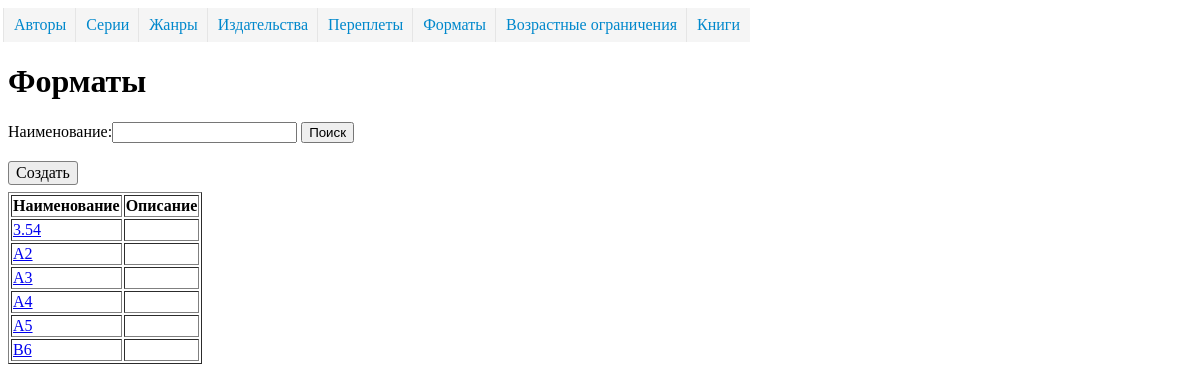
/directory/format/, run on an earlier commit of the app's database.
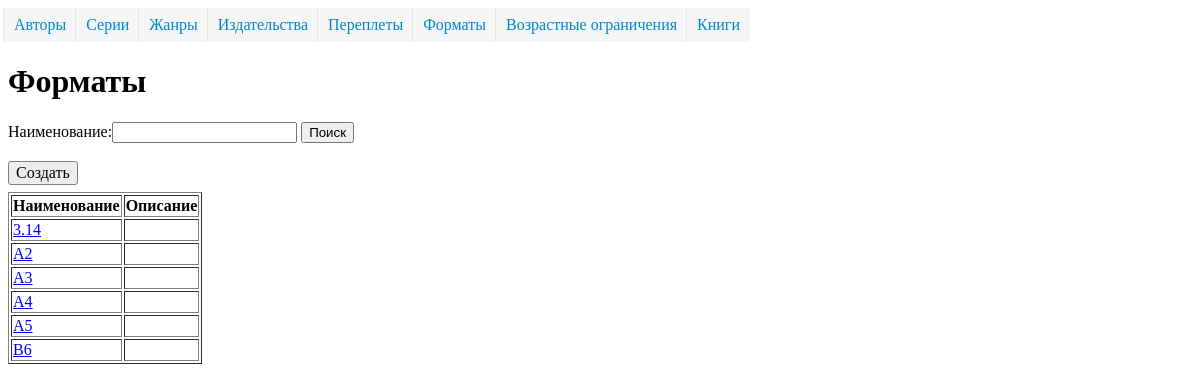
And on a later commit of the database.
### dimensionsapp/models.py (models this page shows, shortened)
class Dimension(models.Model):
    name = models.CharField("Наименование", max_length=50, unique=True)
    description = models.TextField("Описание", blank=True, )
    class Meta:
        abstract = True
        ordering = ['name']

class FormatBook(Dimension):
    class Meta(Dimension.Meta):
        verbose_name = 'формат'
        verbose_name_plural = 'форматы'

### dimensionsapp/views.py (the view)
class FormatBookListView(ListViewFilter):
    model = FormatBook
    extra_context = {'url_detail': 'format_book_detail'}

### dimensionsapp/form.py
class SearchForm(forms.Form):
    search = forms.CharField(label='Наименование', required=False)

### dimensionsapp/views.py (called while the page is built)
    def get_context_data(self, *, object_list=None, **kwargs):
        context = super().get_context_data(**kwargs)
        if 'search' in self.request.GET:
            context['form'] = self.form({'search': self.request.GET['search']})
        else:
            context['form'] = self.form()
        return context

    def get_queryset(self):
        qs = super().get_queryset()
        if 'search' in self.request.GET and self.request.GET['search'] != '':
            name = self.request.GET['search']
            qs = qs.filter(name__istartswith=name)
        return qs

### templates/dimensionsapp/formatbook_list.html (shortened to what this page needs)
{% extends 'dimension_list.html' %}
{% block header %}
        <H1>Форматы</H1>
{% endblock %}
{% block create_ankor%}{% url 'format_book_create' %}{% endblock %}

### templates/dimension_list.html (shortened to what this page needs)
<!DOCTYPE html>
<html lang="ru">
<head>
{% load static %}
    <link rel="stylesheet" href="{% static "css/stylesheet.css" %}">
</head>
<body>
    {% include 'menu.html' %}
    {% block header %}{% endblock %}
    {% block searchform %}
        <form action="" method="get">
            {% block searchform_name %}
                {{ form }}
            {% endblock %}
            <button type="submit">Поиск</button>
        </form>
        <br>
    {% endblock %}
    {% block create %}
        <a href="{% block create_ankor %}#{% endblock %}" class="button">Создать</a>
    {% endblock %}
    <table border="1">
        {% block dimension_list %}
            <tr>
                <th>Наименование</th>
                <th>Описание</th>
            </tr>
            {% for object in object_list %}
                <tr>
                    <td><a href="{% url url_detail object.pk %}">{{ object.name }}</a></td>
                    <td>{{  object.description }}</td>
                </tr>
            {% endfor %}
        {% endblock %}
    </table>
</body>
</html>

What changed in the data, as far as the page shows it:
changed FormatBook (number 1 of 6 on the later page): name "3.54" → "3.14"
